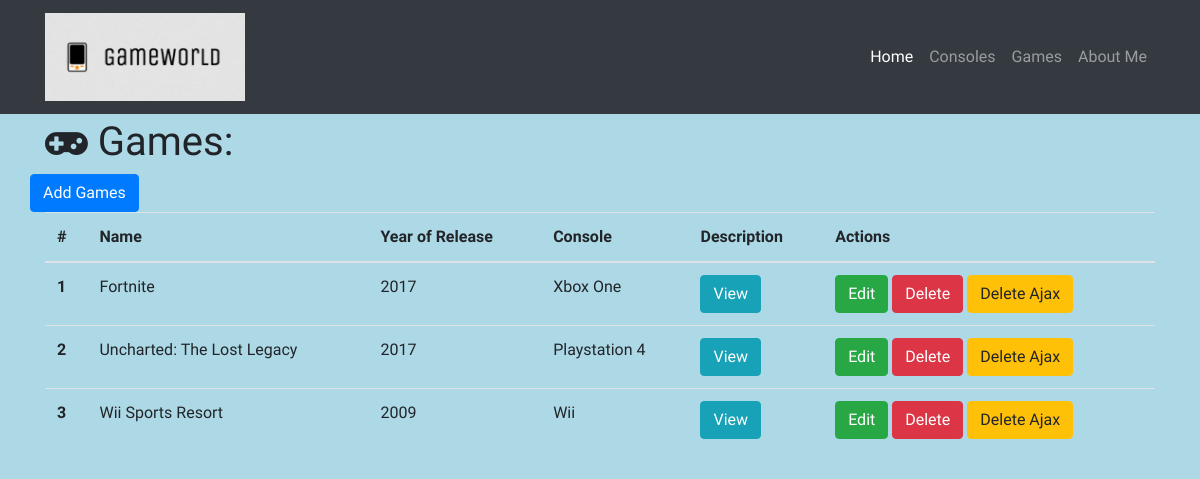
/games, run on the app's committed database.
### gameworld.py (models this page shows)
class Game(db.Model):
    __tablename__ = 'games'
    id = db.Column(db.Integer, primary_key=True)
    name = db.Column(db.String(256))
    year = db.Column(db.Integer)
    description = db.Column(db.Text)
    console_id = db.Column(db.Integer, db.ForeignKey('consoles.id'))

class Console(db.Model):
    __tablename__ = 'consoles'
    id = db.Column(db.Integer, primary_key=True)
    name = db.Column(db.String(64))
    about = db.Column(db.Text)
    games = db.relationship('Game', backref='console', cascade="delete")

### gameworld.py (the view)
@app.route('/games')
def show_all_games():
    games = Game.query.all()
    return render_template('game-all.html', games=games)

### templates/game-all.html (shortened to what this page needs)
{% extends "home-page.html"%}
{% block page_content%}
<div class="container">
  <h1 class="mt-5"><i class="fa fa-gamepad" aria-hidden="true"></i> Games:</h1>
  <div class="row bottom-margin">
    <a href="/game/add" class="btn btn-primary" role="button" aria-disabled="true">Add Games</a>
  </div>
  {% if games %}
  <table class="table">
    <thead>
      <tr>
        <th>#</th>
        <th>Name</th>
        <th>Year of Release</th>
        <th>Console</th>
        <th>Description</th>
        <th>Actions</th>
      </tr>
    </thead>
    <tbody>
      {% for game in games %}
      <tr>
        <th scope="row">{{game.id}}</th>
        <td>{{game.name}}</td>
        <td>{{game.year}}</td>
        <td>{{game.console.name}}</td>
        <td>
          <button type="button" class="btn btn-info" data-toggle="modal" data-target="#{{game.id}}">
                View
              </button>
        </td>
        <td>
          <a href="/game/edit/{{game.id}}" class="btn btn-success" role="button" aria-disabled="true">Edit</a>
          <a href="/game/delete/{{game.id}}" class="btn btn-danger" role="button" aria-disabled="true">Delete</a>
          <button class="btn btn-warning delete_ajax_btn" data-game-id={{game.id}}>Delete Ajax</button>
        </td>
      </tr>
      {% endfor%}
    </tbody>
  </table>
  {% else %}
  <h3>There are no consoles in the database yet, please add some.</h3> {% endif %}
</div>
{% endblock%}

### templates/home-page.html (shortened to what this page needs)
<!DOCTYPE html>
<html lang="en">
<head>
  {% block head %}
  <link rel="stylesheet" href="https://maxcdn.bootstrapcdn.com/bootstrap/4.0.0-beta.2/css/bootstrap.min.css">
  <link rel="stylesheet" href="https://maxcdn.bootstrapcdn.com/font-awesome/4.7.0/css/font-awesome.min.css">
  <link rel="stylesheet" href="https://cdnjs.cloudflare.com/ajax/libs/sweetalert/1.1.3/sweetalert.css">
  <link rel="stylesheet" href="https://cdnjs.cloudflare.com/ajax/libs/toastr.js/latest/css/toastr.min.css">
  <link rel="stylesheet" href="{{ url_for('static', filename='css/gameworld.css') }}">
  {% endblock%}
</head>
<body>
  <nav class="navbar navbar-expand-lg navbar-dark bg-dark fixed-top">
    <div class="container">
      <a class="navbar-brand" href="/">
         <img src="{{ url_for('static', filename='img/gameworld.jpg') }}"
          alt="GameWorld" width="200">
       </a>
      <div class="collapse navbar-collapse" id="navbarResponsive">
        <ul class="navbar-nav ml-auto">
          <li class="nav-item active">
            <a class="nav-link" href="/">Home
             </a>
          </li>
          <li class="nav-item">
            <a class="nav-link" href="/consoles">Consoles</a>
          </li>
          <li class="nav-item">
            <a class="nav-link" href="/games">Games</a>
          </li>
          <li class="nav-item">
            <a class="nav-link" href="/about">About Me</a>
          </li>
        </ul>
      </div>
    </div>
  </nav>
  {% block page_content%}
  {% endblock%}
</body>
</html>

### static/css/gameworld.css (style rules this page uses)
body { padding-top: 70px; background-color: #ADD8E6; font-family: 'Sunflower', sans-serif; }

### data on the page
Game: id "1", name "Fortnite", year "2017", console.name "Xbox One"
Game: id "2", name "Uncharted: The Lost Legacy", year "2017", console.name "Playstation 4"
Game: id "3", name "Wii Sports Resort", year "2009", console.name "Wii"
